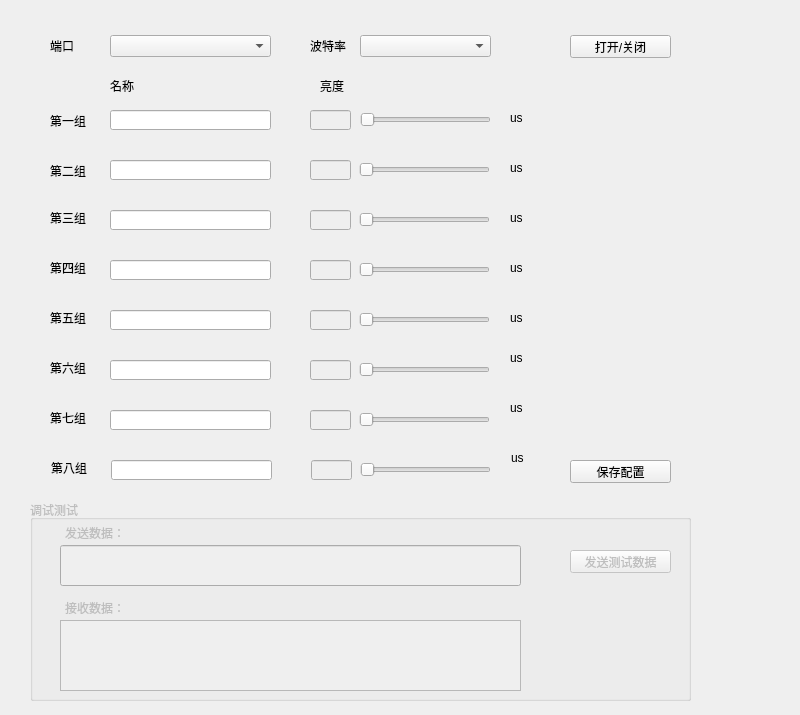
<?xml version="1.0" encoding="UTF-8"?>
<ui version="4.0">
 <class>DeviceForm</class>
 <widget class="QWidget" name="DeviceForm">
  <property name="geometry">
   <rect>
    <x>0</x>
    <y>0</y>
    <width>800</width>
    <height>715</height>
   </rect>
  </property>
  <property name="windowTitle">
   <string>DeviceForm</string>
  </property>
  <widget class="QLabel" name="label">
   <property name="geometry">
    <rect>
     <x>110</x>
     <y>80</y>
     <width>54</width>
     <height>12</height>
    </rect>
   </property>
   <property name="text">
    <string>名称</string>
   </property>
  </widget>
  <widget class="QLabel" name="label_2">
   <property name="geometry">
    <rect>
     <x>320</x>
     <y>80</y>
     <width>54</width>
     <height>12</height>
    </rect>
   </property>
   <property name="text">
    <string>亮度</string>
   </property>
  </widget>
  <widget class="QLabel" name="label_3">
   <property name="geometry">
    <rect>
     <x>50</x>
     <y>110</y>
     <width>54</width>
     <height>21</height>
    </rect>
   </property>
   <property name="text">
    <string>第一组</string>
   </property>
  </widget>
  <widget class="QLabel" name="label_4">
   <property name="geometry">
    <rect>
     <x>50</x>
     <y>160</y>
     <width>54</width>
     <height>21</height>
    </rect>
   </property>
   <property name="text">
    <string>第二组</string>
   </property>
  </widget>
  <widget class="QLabel" name="label_5">
   <property name="geometry">
    <rect>
     <x>50</x>
     <y>210</y>
     <width>54</width>
     <height>16</height>
    </rect>
   </property>
   <property name="text">
    <string>第三组</string>
   </property>
  </widget>
  <widget class="QLabel" name="label_6">
   <property name="geometry">
    <rect>
     <x>50</x>
     <y>260</y>
     <width>54</width>
     <height>16</height>
    </rect>
   </property>
   <property name="text">
    <string>第四组</string>
   </property>
  </widget>
  <widget class="QLineEdit" name="lineEdit_1">
   <property name="geometry">
    <rect>
     <x>110</x>
     <y>110</y>
     <width>161</width>
     <height>20</height>
    </rect>
   </property>
  </widget>
  <widget class="QLineEdit" name="lineEdit_2">
   <property name="geometry">
    <rect>
     <x>110</x>
     <y>160</y>
     <width>161</width>
     <height>20</height>
    </rect>
   </property>
  </widget>
  <widget class="QLineEdit" name="lineEdit_3">
   <property name="geometry">
    <rect>
     <x>110</x>
     <y>210</y>
     <width>161</width>
     <height>20</height>
    </rect>
   </property>
  </widget>
  <widget class="QLineEdit" name="lineEdit_4">
   <property name="geometry">
    <rect>
     <x>110</x>
     <y>260</y>
     <width>161</width>
     <height>20</height>
    </rect>
   </property>
  </widget>
  <widget class="QSlider" name="horizontalSlider_1">
   <property name="geometry">
    <rect>
     <x>360</x>
     <y>110</y>
     <width>131</width>
     <height>19</height>
    </rect>
   </property>
   <property name="maximum">
    <number>1000</number>
   </property>
   <property name="orientation">
    <enum>Qt::Horizontal</enum>
   </property>
  </widget>
  <widget class="QSlider" name="horizontalSlider_2">
   <property name="geometry">
    <rect>
     <x>359</x>
     <y>160</y>
     <width>131</width>
     <height>19</height>
    </rect>
   </property>
   <property name="maximum">
    <number>1000</number>
   </property>
   <property name="orientation">
    <enum>Qt::Horizontal</enum>
   </property>
  </widget>
  <widget class="QSlider" name="horizontalSlider_3">
   <property name="geometry">
    <rect>
     <x>359</x>
     <y>210</y>
     <width>131</width>
     <height>19</height>
    </rect>
   </property>
   <property name="maximum">
    <number>1000</number>
   </property>
   <property name="orientation">
    <enum>Qt::Horizontal</enum>
   </property>
  </widget>
  <widget class="QSlider" name="horizontalSlider_4">
   <property name="geometry">
    <rect>
     <x>359</x>
     <y>260</y>
     <width>131</width>
     <height>19</height>
    </rect>
   </property>
   <property name="maximum">
    <number>1000</number>
   </property>
   <property name="orientation">
    <enum>Qt::Horizontal</enum>
   </property>
  </widget>
  <widget class="QComboBox" name="comboBox">
   <property name="geometry">
    <rect>
     <x>110</x>
     <y>35</y>
     <width>161</width>
     <height>22</height>
    </rect>
   </property>
  </widget>
  <widget class="QComboBox" name="comboBox_2">
   <property name="geometry">
    <rect>
     <x>360</x>
     <y>35</y>
     <width>131</width>
     <height>22</height>
    </rect>
   </property>
  </widget>
  <widget class="QLabel" name="label_8">
   <property name="geometry">
    <rect>
     <x>50</x>
     <y>40</y>
     <width>54</width>
     <height>12</height>
    </rect>
   </property>
   <property name="text">
    <string>端口</string>
   </property>
  </widget>
  <widget class="QLabel" name="label_9">
   <property name="geometry">
    <rect>
     <x>310</x>
     <y>40</y>
     <width>54</width>
     <height>12</height>
    </rect>
   </property>
   <property name="text">
    <string>波特率</string>
   </property>
  </widget>
  <widget class="QPushButton" name="pushButton">
   <property name="geometry">
    <rect>
     <x>570</x>
     <y>35</y>
     <width>101</width>
     <height>23</height>
    </rect>
   </property>
   <property name="text">
    <string>打开/关闭</string>
   </property>
  </widget>
  <widget class="QPushButton" name="pushButton_saveData">
   <property name="geometry">
    <rect>
     <x>570</x>
     <y>460</y>
     <width>101</width>
     <height>23</height>
    </rect>
   </property>
   <property name="text">
    <string>保存配置</string>
   </property>
  </widget>
  <widget class="QLineEdit" name="lineEdit_1_value">
   <property name="enabled">
    <bool>false</bool>
   </property>
   <property name="geometry">
    <rect>
     <x>310</x>
     <y>110</y>
     <width>41</width>
     <height>20</height>
    </rect>
   </property>
   <property name="readOnly">
    <bool>true</bool>
   </property>
  </widget>
  <widget class="QLineEdit" name="lineEdit_2_value">
   <property name="enabled">
    <bool>false</bool>
   </property>
   <property name="geometry">
    <rect>
     <x>310</x>
     <y>160</y>
     <width>41</width>
     <height>20</height>
    </rect>
   </property>
   <property name="readOnly">
    <bool>true</bool>
   </property>
  </widget>
  <widget class="QLineEdit" name="lineEdit_3_value">
   <property name="enabled">
    <bool>false</bool>
   </property>
   <property name="geometry">
    <rect>
     <x>310</x>
     <y>210</y>
     <width>41</width>
     <height>20</height>
    </rect>
   </property>
   <property name="readOnly">
    <bool>true</bool>
   </property>
  </widget>
  <widget class="QLineEdit" name="lineEdit_4_value">
   <property name="enabled">
    <bool>false</bool>
   </property>
   <property name="geometry">
    <rect>
     <x>310</x>
     <y>260</y>
     <width>41</width>
     <height>20</height>
    </rect>
   </property>
   <property name="readOnly">
    <bool>true</bool>
   </property>
  </widget>
  <widget class="QGroupBox" name="groupBox">
   <property name="enabled">
    <bool>false</bool>
   </property>
   <property name="geometry">
    <rect>
     <x>30</x>
     <y>500</y>
     <width>661</width>
     <height>201</height>
    </rect>
   </property>
   <property name="title">
    <string>调试测试</string>
   </property>
   <widget class="QTextEdit" name="textEdit_rec">
    <property name="geometry">
     <rect>
      <x>30</x>
      <y>120</y>
      <width>461</width>
      <height>71</height>
     </rect>
    </property>
    <property name="readOnly">
     <bool>true</bool>
    </property>
   </widget>
   <widget class="QPushButton" name="pushButton_2">
    <property name="geometry">
     <rect>
      <x>540</x>
      <y>50</y>
      <width>101</width>
      <height>23</height>
     </rect>
    </property>
    <property name="text">
     <string>发送测试数据</string>
    </property>
   </widget>
   <widget class="QLineEdit" name="lineEdit_send">
    <property name="geometry">
     <rect>
      <x>30</x>
      <y>45</y>
      <width>461</width>
      <height>41</height>
     </rect>
    </property>
   </widget>
   <widget class="QLabel" name="label_7">
    <property name="geometry">
     <rect>
      <x>35</x>
      <y>25</y>
      <width>91</width>
      <height>16</height>
     </rect>
    </property>
    <property name="text">
     <string>发送数据：</string>
    </property>
   </widget>
   <widget class="QLabel" name="label_10">
    <property name="geometry">
     <rect>
      <x>35</x>
      <y>100</y>
      <width>81</width>
      <height>16</height>
     </rect>
    </property>
    <property name="text">
     <string>接收数据：</string>
    </property>
   </widget>
  </widget>
  <widget class="QLabel" name="label_11">
   <property name="geometry">
    <rect>
     <x>510</x>
     <y>110</y>
     <width>31</width>
     <height>16</height>
    </rect>
   </property>
   <property name="text">
    <string>us</string>
   </property>
  </widget>
  <widget class="QLabel" name="label_12">
   <property name="geometry">
    <rect>
     <x>510</x>
     <y>160</y>
     <width>31</width>
     <height>16</height>
    </rect>
   </property>
   <property name="text">
    <string>us</string>
   </property>
  </widget>
  <widget class="QLabel" name="label_13">
   <property name="geometry">
    <rect>
     <x>510</x>
     <y>210</y>
     <width>31</width>
     <height>16</height>
    </rect>
   </property>
   <property name="text">
    <string>us</string>
   </property>
  </widget>
  <widget class="QLabel" name="label_14">
   <property name="geometry">
    <rect>
     <x>510</x>
     <y>260</y>
     <width>31</width>
     <height>16</height>
    </rect>
   </property>
   <property name="text">
    <string>us</string>
   </property>
  </widget>
  <widget class="QLabel" name="label_15">
   <property name="geometry">
    <rect>
     <x>510</x>
     <y>310</y>
     <width>31</width>
     <height>16</height>
    </rect>
   </property>
   <property name="text">
    <string>us</string>
   </property>
  </widget>
  <widget class="QLabel" name="label_16">
   <property name="geometry">
    <rect>
     <x>50</x>
     <y>310</y>
     <width>54</width>
     <height>16</height>
    </rect>
   </property>
   <property name="text">
    <string>第五组</string>
   </property>
  </widget>
  <widget class="QLineEdit" name="lineEdit_5">
   <property name="geometry">
    <rect>
     <x>110</x>
     <y>310</y>
     <width>161</width>
     <height>20</height>
    </rect>
   </property>
  </widget>
  <widget class="QSlider" name="horizontalSlider_5">
   <property name="geometry">
    <rect>
     <x>359</x>
     <y>310</y>
     <width>131</width>
     <height>19</height>
    </rect>
   </property>
   <property name="maximum">
    <number>1000</number>
   </property>
   <property name="orientation">
    <enum>Qt::Horizontal</enum>
   </property>
  </widget>
  <widget class="QLineEdit" name="lineEdit_5_value">
   <property name="enabled">
    <bool>false</bool>
   </property>
   <property name="geometry">
    <rect>
     <x>310</x>
     <y>310</y>
     <width>41</width>
     <height>20</height>
    </rect>
   </property>
   <property name="readOnly">
    <bool>true</bool>
   </property>
  </widget>
  <widget class="QLabel" name="label_17">
   <property name="geometry">
    <rect>
     <x>510</x>
     <y>350</y>
     <width>31</width>
     <height>16</height>
    </rect>
   </property>
   <property name="text">
    <string>us</string>
   </property>
  </widget>
  <widget class="QLabel" name="label_18">
   <property name="geometry">
    <rect>
     <x>50</x>
     <y>360</y>
     <width>54</width>
     <height>16</height>
    </rect>
   </property>
   <property name="text">
    <string>第六组</string>
   </property>
  </widget>
  <widget class="QLineEdit" name="lineEdit_6_value">
   <property name="enabled">
    <bool>false</bool>
   </property>
   <property name="geometry">
    <rect>
     <x>310</x>
     <y>360</y>
     <width>41</width>
     <height>20</height>
    </rect>
   </property>
   <property name="readOnly">
    <bool>true</bool>
   </property>
  </widget>
  <widget class="QLineEdit" name="lineEdit_6">
   <property name="geometry">
    <rect>
     <x>110</x>
     <y>360</y>
     <width>161</width>
     <height>20</height>
    </rect>
   </property>
  </widget>
  <widget class="QSlider" name="horizontalSlider_6">
   <property name="geometry">
    <rect>
     <x>359</x>
     <y>360</y>
     <width>131</width>
     <height>19</height>
    </rect>
   </property>
   <property name="maximum">
    <number>1000</number>
   </property>
   <property name="orientation">
    <enum>Qt::Horizontal</enum>
   </property>
  </widget>
  <widget class="QLabel" name="label_19">
   <property name="geometry">
    <rect>
     <x>510</x>
     <y>400</y>
     <width>31</width>
     <height>16</height>
    </rect>
   </property>
   <property name="text">
    <string>us</string>
   </property>
  </widget>
  <widget class="QLineEdit" name="lineEdit_7">
   <property name="geometry">
    <rect>
     <x>110</x>
     <y>410</y>
     <width>161</width>
     <height>20</height>
    </rect>
   </property>
  </widget>
  <widget class="QLabel" name="label_20">
   <property name="geometry">
    <rect>
     <x>50</x>
     <y>410</y>
     <width>54</width>
     <height>16</height>
    </rect>
   </property>
   <property name="text">
    <string>第七组</string>
   </property>
  </widget>
  <widget class="QLineEdit" name="lineEdit_7_value">
   <property name="enabled">
    <bool>false</bool>
   </property>
   <property name="geometry">
    <rect>
     <x>310</x>
     <y>410</y>
     <width>41</width>
     <height>20</height>
    </rect>
   </property>
   <property name="readOnly">
    <bool>true</bool>
   </property>
  </widget>
  <widget class="QSlider" name="horizontalSlider_7">
   <property name="geometry">
    <rect>
     <x>359</x>
     <y>410</y>
     <width>131</width>
     <height>19</height>
    </rect>
   </property>
   <property name="maximum">
    <number>1000</number>
   </property>
   <property name="orientation">
    <enum>Qt::Horizontal</enum>
   </property>
  </widget>
  <widget class="QSlider" name="horizontalSlider_8">
   <property name="geometry">
    <rect>
     <x>360</x>
     <y>460</y>
     <width>131</width>
     <height>19</height>
    </rect>
   </property>
   <property name="maximum">
    <number>1000</number>
   </property>
   <property name="orientation">
    <enum>Qt::Horizontal</enum>
   </property>
  </widget>
  <widget class="QLabel" name="label_21">
   <property name="geometry">
    <rect>
     <x>511</x>
     <y>450</y>
     <width>31</width>
     <height>16</height>
    </rect>
   </property>
   <property name="text">
    <string>us</string>
   </property>
  </widget>
  <widget class="QLineEdit" name="lineEdit_8">
   <property name="geometry">
    <rect>
     <x>111</x>
     <y>460</y>
     <width>161</width>
     <height>20</height>
    </rect>
   </property>
  </widget>
  <widget class="QLabel" name="label_22">
   <property name="geometry">
    <rect>
     <x>51</x>
     <y>460</y>
     <width>54</width>
     <height>16</height>
    </rect>
   </property>
   <property name="text">
    <string>第八组</string>
   </property>
  </widget>
  <widget class="QLineEdit" name="lineEdit_8_value">
   <property name="enabled">
    <bool>false</bool>
   </property>
   <property name="geometry">
    <rect>
     <x>311</x>
     <y>460</y>
     <width>41</width>
     <height>20</height>
    </rect>
   </property>
   <property name="readOnly">
    <bool>true</bool>
   </property>
  </widget>
 </widget>
 <layoutdefault spacing="6" margin="11"/>
 <resources/>
 <connections/>
</ui>
